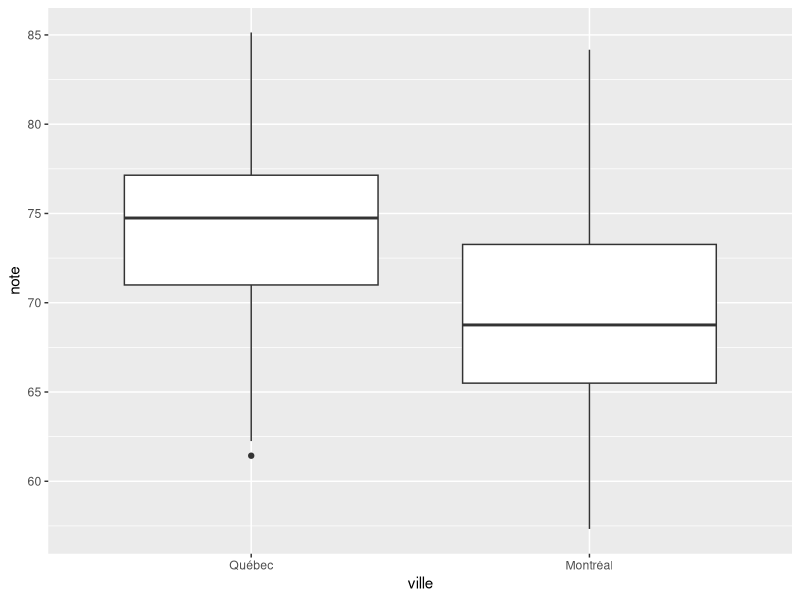
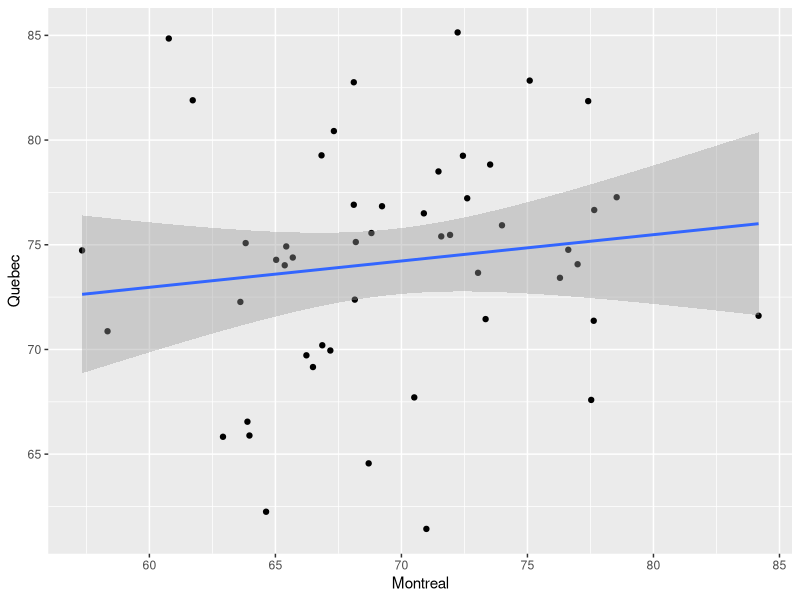

These figures' R source, in order:
# Complétez le préambule du script selon
# le besoin
library(tidyverse)

# ================================
# ================================
# PARTIE I : Les tableaux larges et longs
# ================================
# ================================

# Les tableaux sont les objets les plus importants (normalement)
# Bien que nous les importions à partir d'un fichier, il est possible
# de créer un tableau ici manuellement

# Il y a plusieurs types de tableaux :
# tibbles, data frames, data tables sont les plus importants
# On va se concentrer sur les tibbles, qui peuvent être créées
# avec la fonction tibble() ou tribble().
# Tapez ?tibble() et ?tribble() pour comprendre les différences entre elles.


# Voici un exemple d'un tableau (tibble) en deux formats : large et long.
# Ces tableaux sont créés manuellement ici juste
# pour vous donner des exemples :

# Large
large <- tribble(
  ~id, ~phonologie, ~syntaxe, ~phonetique,
  "PLK", 80, 55, 92,
  "GP", 67, 79, 83,
  "MFG", 72, 99, 90
)

large

# Long
long <- tribble(
  ~id, ~cours, ~note,
  "PLK", "phonologie", 80,
  "PLK", "syntaxe", 55,
  "PLK", "phonetique", 92,
  "GP", "phonologie", 67,
  "GP", "syntaxe", 79,
  "GP", "phonetique", 83,
  "MFG", "phonologie", 72,
  "MFG", "syntaxe", 99,
  "MFG", "phonetique", 90
)

long

# Les questions ci-dessous sont basées sur
# les tableaux large et/ou long.
#
# 1. Quel type de tableau est le meilleur pour
# l'analyse de données à vos avis...?
# Les tableaux longs sont presque toujours mieux.

# 2. Quel type est le plus pour les résultats des
# questionnaires à partir des sites tels que
# Google Forms ou MS Forms?
# Malheureusement, le format large...

# On utilise tidyverse (spécifiquement l’extension tidyr) pour transformer
# un tableau de large à long et vice-versa.

# Transformation wide-to-long
WL <- large |>
  pivot_longer(
    names_to = "cours",
    values_to = "note",
    cols = phonologie:phonetique
  )

WL
# Transformation long-to-wide
LW <- long |>
  pivot_wider(
    names_from = cours,
    values_from = note
  )

LW

# 3. Comment calculer la moyenne générale des notes? Et l'écart-type?
long |>
  summarize(
    M = mean(note),
    ET = sd(note)
  )

# 4. Comment créer une nouvelle colonne qui calcule la
# distance entre les notes et 100?
long <- long |>
  mutate(dist = note - 100)

# 5. Comment filtrer seulement les notes supérieures à 70?
sup70 <- long |>
  filter(note > 70)

sup70

# 6. Comment calculer la moyenne *par cours*?
long |>
  summarize(
    M = mean(note),
    ET = sd(note),
    .by = cours
  )

# Une alternative :
long |>
  group_by(cours) |>
  summarize(
    M = mean(note),
    ET = sd(note)
  )


# ================================
# ================================
# PARTIE II : Révision
# ================================
# ================================

# Importer le fichier sampleData.csv
# Donnez-lui le nom « donnees ».
# Examinez les données attentivement pour comprendre leur structure.
donnees <- read_csv("donnees/sampleData.csv")

# 2. Les données sont-elles tidy? Autrement dit,
# le tableau est-il large ou long?
donnees
# Il est large, et donc pas « tidy ». Cela veut
# dire qu'il faudra le transformer
donnees_long <- donnees |>
  pivot_longer(
    names_to = "test",
    values_to = "note",
    cols = testA:testC
  )

donnees_long

# 3. Quelles sont les moyennes et les écarts-types des notes pour chaque test?
donnees_long |>
  summarize(
    M = mean(note),
    ET = sd(note),
    .by = test
  )

# 4. Les moyennes du groupe « control » sont-elles supérieures
# ou inférieures aux celles du groupe « target »?

donnees_long |>
  summarize(
    M = mean(note),
    .by = group
  )
# Le groupe target a une moyenne plus élevée.

# 5. Comment ajouter une colonne qui contient la note au carré?
donnees_long <- donnees_long |>
  mutate(note_au_caree = note^2)
donnees_long

# 6. Filtrez les données pour conserver seulement les étudiants
# dont les notes sont supérieures ou égales à 7
donnees_long <- donnees_long |>
  filter(note >= 7)

donnees_long

# ================================
# ================================
# PARTIE III : villes
# ================================
# ================================

# 1. Importez le fichier villes.csv et examinez-le
# C'est un fichier qui sera utilisé plus tard
# dans notre cours.
# Quelle est la classe de la variable « ville »?
# Quelle fonction pouvons-nous utiliser pour vérifier cela?
# Changez-la en « factor ». Quelle(s) différence(s) notez-vous?
v <- read_csv("donnees/villes.csv")
v
# 2. Quelles villes sont présentes dans les données?
# Québec et Montréal, mais comment savoir la réponse?
# Il est utile de transformer la variable ville en facteur :
v <- v |>
  mutate(ville = as_factor(ville))

summary(v) # maintenant, R nous donne les villes

# 3. Créez une figure appropriée pour les données
ggplot(data = v, aes(x = ville, y = note)) +
  geom_boxplot()

# 4. Calculez la note moyenne par ville
v |>
  summarize(
    M = mean(note),
    .by = ville
  )
# 5. Le tableau est-il tidy? Pouvons-nous le transformer?
# Le tableau est déjà tidy (long). Sa transformation serait
# difficile parce qu'il y a des notes répétées.
#
# Défi :
# 6. Comment pouvons-nous créer un nuage de points ici?
#    La façon la plus simples sera de créer un nouveau tableau
#    qui copie les valeurs de chaque ville. Ajoutez une ligne
#    de tendance à la figure.

# Pour cela, il faut avoir deux colonnes continues.
# La fonction pivot_wider() ne marchera pas ici à cause
# des notes répétées. Mais on a vu comment créer notre propre
# tibble :
v_large <- tibble(
  Montreal = v |>
    filter(ville == "Montréal") |>
    pull(note),
  Quebec = v |>
    filter(ville == "Québec") |>
    pull(note)
)

v_large # Voici le tableau :
# # A tibble: 50 × 2
#    Montreal Quebec
#       <dbl>  <dbl>
#  1     64.0   65.9
#  2     68.7   64.6
#  3     76.6   74.8
#  4     66.2   69.7
#  5     75.1   82.8
#  6     58.3   70.9
#  7     64.6   62.2
#  8     73.5   78.8
#  9     61.7   81.9
# 10     66.5   69.2
# # ℹ 40 more rows

ggplot(data = v_large, aes(x = Montreal, y = Quebec)) +
  geom_point() +
  stat_smooth(method = "lm")

# On remarque que les notes des deux villes ne semblent
# être particulièrement corrélées.
